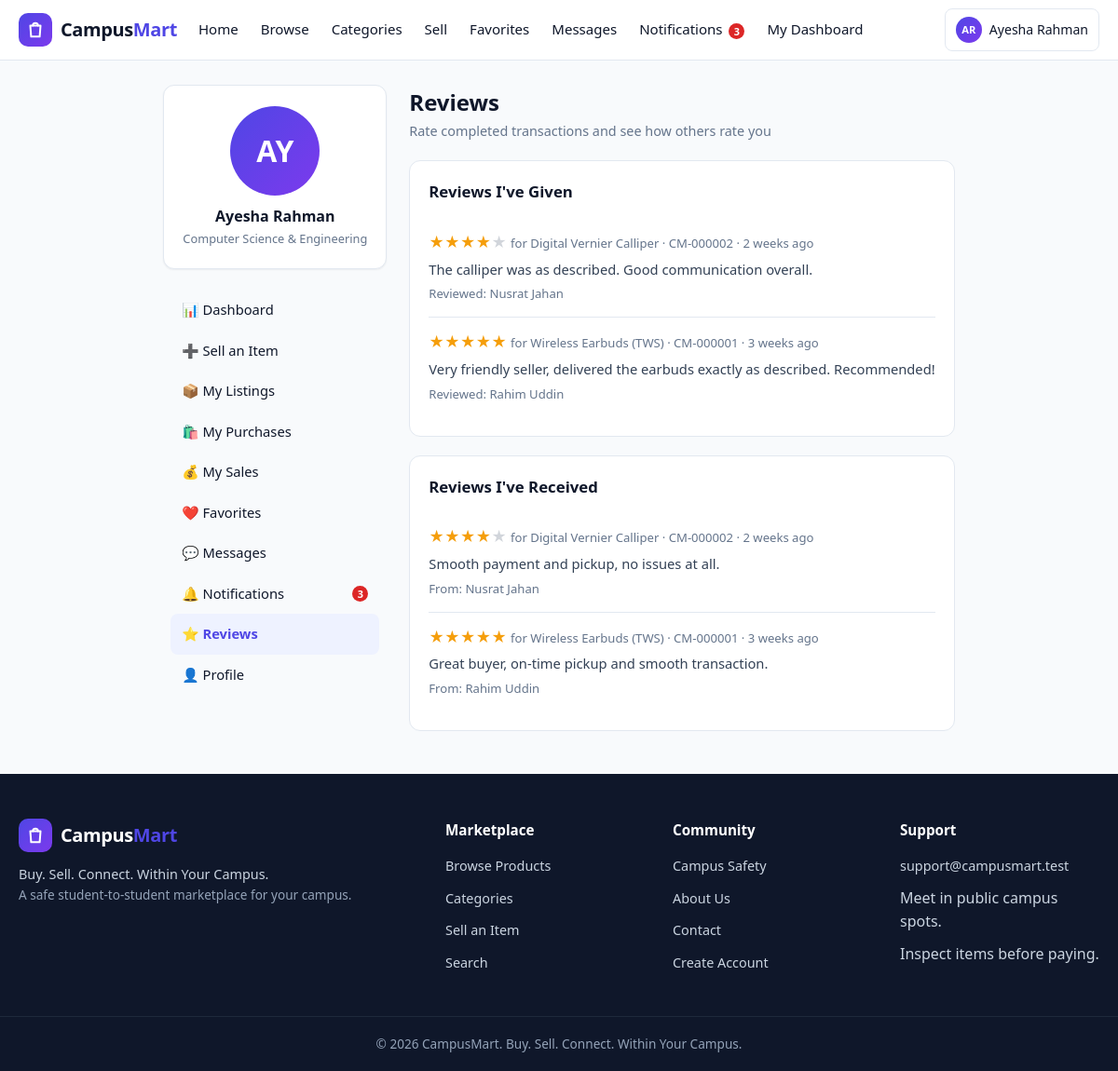
Page /user/reviews.php (signed in) on the committed database.
### tables this page shows
CREATE TABLE users (
  id INT UNSIGNED NOT NULL AUTO_INCREMENT,
  full_name VARCHAR(100) NOT NULL,
  student_id VARCHAR(30) NOT NULL,
  email VARCHAR(150) NOT NULL,
  phone VARCHAR(20) DEFAULT NULL,
  password_hash VARCHAR(255) NOT NULL,
  department VARCHAR(100) DEFAULT NULL,
  batch VARCHAR(30) DEFAULT NULL,
  hall VARCHAR(100) DEFAULT NULL,
  profile_image VARCHAR(255) DEFAULT NULL,
  role ENUM('student','admin') NOT NULL DEFAULT 'student',
  status ENUM('active','suspended') NOT NULL DEFAULT 'active',
  is_verified TINYINT(1) NOT NULL DEFAULT 0,
  created_at DATETIME NOT NULL DEFAULT CURRENT_TIMESTAMP,
  updated_at DATETIME NOT NULL DEFAULT CURRENT_TIMESTAMP ON UPDATE CURRENT_TIMESTAMP,
  PRIMARY KEY (id),
  UNIQUE KEY uq_users_student_id (student_id),
  UNIQUE KEY uq_users_email (email),
  KEY idx_users_status (status),
  KEY idx_users_role (role)
);

CREATE TABLE reviews (
  id INT UNSIGNED NOT NULL AUTO_INCREMENT,
  reviewer_id INT UNSIGNED NOT NULL,
  reviewed_user_id INT UNSIGNED NOT NULL,
  order_id INT UNSIGNED NOT NULL,
  rating TINYINT UNSIGNED NOT NULL,
  comment TEXT,
  status ENUM('approved','removed') NOT NULL DEFAULT 'approved',
  created_at DATETIME NOT NULL DEFAULT CURRENT_TIMESTAMP,
  PRIMARY KEY (id),
  UNIQUE KEY uq_reviews_order_reviewer (order_id, reviewer_id),
  KEY idx_reviews_reviewed (reviewed_user_id, status),
  CONSTRAINT fk_reviews_reviewer FOREIGN KEY (reviewer_id) REFERENCES users(id) ON DELETE RESTRICT,
  CONSTRAINT fk_reviews_reviewed FOREIGN KEY (reviewed_user_id) REFERENCES users(id) ON DELETE RESTRICT,
  CONSTRAINT fk_reviews_order FOREIGN KEY (order_id) REFERENCES orders(id) ON DELETE RESTRICT,
  CONSTRAINT chk_reviews_rating CHECK (rating BETWEEN 1 AND 5)
);

CREATE TABLE products (
  id INT UNSIGNED NOT NULL AUTO_INCREMENT,
  seller_id INT UNSIGNED NOT NULL,
  category_id INT UNSIGNED NOT NULL,
  title VARCHAR(200) NOT NULL,
  description TEXT NOT NULL,
  price DECIMAL(10,2) NOT NULL,
  condition_label ENUM('New','Like New','Good','Fair','Used') NOT NULL DEFAULT 'Good',
  quantity INT UNSIGNED NOT NULL DEFAULT 1,
  location VARCHAR(150) NOT NULL,
  contact_preference ENUM('In-app message','Phone','Both') NOT NULL DEFAULT 'In-app message',
  status ENUM('draft','pending','approved','active','reserved','sold','expired','rejected','removed') NOT NULL DEFAULT 'pending',
  reject_reason VARCHAR(500) DEFAULT NULL,
  views INT UNSIGNED NOT NULL DEFAULT 0,
  expires_at DATETIME NOT NULL,
  created_at DATETIME NOT NULL DEFAULT CURRENT_TIMESTAMP,
  updated_at DATETIME NOT NULL DEFAULT CURRENT_TIMESTAMP ON UPDATE CURRENT_TIMESTAMP,
  PRIMARY KEY (id),
  KEY idx_products_seller (seller_id),
  KEY idx_products_category (category_id),
  KEY idx_products_status (status),
  KEY idx_products_created (created_at),
  KEY idx_products_price (price),
  KEY idx_products_expires (expires_at),
  FULLTEXT KEY ft_products_search (title, description),
  CONSTRAINT fk_products_seller FOREIGN KEY (seller_id) REFERENCES users(id) ON DELETE RESTRICT,
  CONSTRAINT fk_products_category FOREIGN KEY (category_id) REFERENCES categories(id) ON DELETE RESTRICT,
  CONSTRAINT chk_products_price CHECK (price >= 0),
  CONSTRAINT chk_products_quantity CHECK (quantity >= 0)
);

CREATE TABLE orders (
  id INT UNSIGNED NOT NULL AUTO_INCREMENT,
  order_code VARCHAR(20) NOT NULL,
  buyer_id INT UNSIGNED NOT NULL,
  seller_id INT UNSIGNED NOT NULL,
  product_id INT UNSIGNED NOT NULL,
  quantity INT UNSIGNED NOT NULL DEFAULT 1,
  unit_price DECIMAL(10,2) NOT NULL,
  total_amount DECIMAL(10,2) NOT NULL,
  payment_method ENUM('cash','direct') NOT NULL DEFAULT 'cash',
  payment_status ENUM('pending','paid') NOT NULL DEFAULT 'pending',
  status ENUM('pending','accepted','ready','completed','rejected','cancelled') NOT NULL DEFAULT 'pending',
  pickup_location VARCHAR(200) DEFAULT NULL,
  pickup_time VARCHAR(150) DEFAULT NULL,
  status_history TEXT,
  created_at DATETIME NOT NULL DEFAULT CURRENT_TIMESTAMP,
  updated_at DATETIME NOT NULL DEFAULT CURRENT_TIMESTAMP ON UPDATE CURRENT_TIMESTAMP,
  completed_at DATETIME DEFAULT NULL,
  cancelled_at DATETIME DEFAULT NULL,
  PRIMARY KEY (id),
  UNIQUE KEY uq_orders_code (order_code),
  KEY idx_orders_buyer (buyer_id),
  KEY idx_orders_seller (seller_id),
  KEY idx_orders_product (product_id),
  KEY idx_orders_status (status),
  CONSTRAINT fk_orders_buyer FOREIGN KEY (buyer_id) REFERENCES users(id) ON DELETE RESTRICT,
  CONSTRAINT fk_orders_seller FOREIGN KEY (seller_id) REFERENCES users(id) ON DELETE RESTRICT,
  CONSTRAINT fk_orders_product FOREIGN KEY (product_id) REFERENCES products(id) ON DELETE RESTRICT,
  CONSTRAINT chk_orders_quantity CHECK (quantity > 0),
  CONSTRAINT chk_orders_total CHECK (total_amount >= 0)
);

### user/reviews.php (the view, shortened to what the rows shown need)
<?php
require_login();
$pdo = db();
$userId = current_user_id();
$given = $pdo->prepare(
    'SELECT r.*, o.order_code, o.product_id, p.title AS product_title, u.full_name AS reviewed_name
     FROM reviews r
     JOIN orders o ON o.id = r.order_id
     JOIN products p ON p.id = o.product_id
     JOIN users u ON u.id = r.reviewed_user_id
     WHERE r.reviewer_id = ?
     ORDER BY r.created_at DESC LIMIT 50'
);
$given->execute([$userId]);
$given = $given->fetchAll();
$received = $pdo->prepare(
    'SELECT r.*, o.order_code, o.product_id, p.title AS product_title, u.full_name AS reviewer_name
     FROM reviews r
     JOIN orders o ON o.id = r.order_id
     JOIN products p ON p.id = o.product_id
     JOIN users u ON u.id = r.reviewer_id
     WHERE r.reviewed_user_id = ?
     ORDER BY r.created_at DESC LIMIT 50'
);
$received->execute([$userId]);
$received = $received->fetchAll();
require __DIR__ . '/../includes/header.php';
?>
<div class="dash-wrap">
  <?php require __DIR__ . '/_sidebar.php'; ?>
  <main class="dash-main">
    <div class="dash-header">
      <div>
        <h1>Reviews</h1>
      </div>
    </div>
    <div class="dash-section">
      <?php if (empty($given)): ?>
        <p class="text-muted text-small">You have not written any reviews yet.</p>
      <?php else: ?>
        <?php foreach ($given as $r): ?>
          <div class="review-row">
            <div>
              <?= rating_stars((float)$r['rating']) ?>
              <span class="text-small text-muted">for <?= e($r['product_title']) ?> · <?= e($r['order_code']) ?> · <?= e(time_ago($r['created_at'])) ?></span>
            </div>
            <div class="review-by"><?= e($r['comment']) ?></div>
            <div class="text-small text-muted">Reviewed: <?= e($r['reviewed_name']) ?></div>
          </div>
        <?php endforeach; ?>
      <?php endif; ?>
    </div>
    <div class="dash-section">
      <?php if (empty($received)): ?>
        <p class="text-muted text-small">No one has reviewed you yet. Complete transactions to start earning ratings.</p>
      <?php else: ?>
        <?php foreach ($received as $r): ?>
          <div class="review-row">
            <div>
              <?= rating_stars((float)$r['rating']) ?>
              <span class="text-small text-muted">for <?= e($r['product_title']) ?> · <?= e($r['order_code']) ?> · <?= e(time_ago($r['created_at'])) ?></span>
            </div>
            <div class="review-by"><?= e($r['comment']) ?></div>
            <div class="text-small text-muted">From: <?= e($r['reviewer_name']) ?></div>
          </div>
        <?php endforeach; ?>
      <?php endif; ?>
    </div>
  </main>
</div>
<?php require __DIR__ . '/../includes/footer.php'; ?>

### includes/navbar.php (shortened to what the rows shown need)
<?php
$navUser = current_user();
function nav_initials(array $user): string
{
    $words = preg_split('/\s+/', trim($user['full_name']));
    $initials = '';
    foreach (array_slice($words ?: [], 0, 2) as $w) {
        $initials .= mb_substr($w, 0, 1);
    }
    return strtoupper($initials ?: 'U');
}
?>
<header class="navbar">
  <div class="nav-container">
    <nav class="nav-links" id="navLinks" aria-label="Main navigation">
      <ul class="nav-actions">
        <?php if (!$navUser): ?>
          <li><a class="btn btn-ghost btn-sm" href="<?= e(APP_BASE_URL . '/login.php') ?>">Login</a></li>
          <li><a class="btn btn-primary btn-sm" href="<?= e(APP_BASE_URL . '/register.php') ?>">Register</a></li>
        <?php else: ?>
          <li class="nav-user">
            <a class="user-chip" href="<?= e(APP_BASE_URL . ($navUser['role'] === 'admin' ? '/admin/dashboard.php' : '/user/profile.php')) ?>">
              <span class="avatar avatar-xs" data-initials="<?= e(nav_initials($navUser)) ?>"></span>
              <span class="user-name"><?= e($navUser['full_name']) ?></span>
            </a>
          </li>
        <?php endif; ?>
      </ul>
    </nav>
  </div>
</header>

### user/_sidebar.php (shortened to what the rows shown need)
<?php
$u = current_user();
?>
<aside class="dash-side">
  <div class="card dash-profile">
    <span class="avatar avatar-lg" data-initials="<?= e(strtoupper(substr($u['full_name'], 0, 2))) ?>">
    </span>
    <div class="name"><?= e($u['full_name']) ?></div>
    <div class="role"><?= e($u['department'] ?? 'Student') ?></div>
  </div>
</aside>

### includes/functions.php (shortened to what the rows shown need)
<?php
function db(): PDO
{
    static $pdo = null;
    if ($pdo === null) {
        try {
            $dsn = 'mysql:host=' . DB_HOST . ';dbname=' . DB_NAME . ';charset=' . DB_CHARSET;
            $pdo = new PDO($dsn, DB_USER, DB_PASS, [
                PDO::ATTR_ERRMODE            => PDO::ERRMODE_EXCEPTION,
                PDO::ATTR_DEFAULT_FETCH_MODE => PDO::FETCH_ASSOC,
                PDO::ATTR_EMULATE_PREPARES   => false,
            ]);
        } catch (PDOException $e) {
            http_response_code(500);
            require BASE_PATH . '/404.php';
            exit('Database connection failed.');
        }
    }
    return $pdo;
}
function e(mixed $value): string
{
    return htmlspecialchars((string)$value, ENT_QUOTES, 'UTF-8');
}
function is_logged_in(): bool
{
    return !empty($_SESSION['user_id']);
}
function current_user(): ?array
{
    static $user = null;
    if ($user === null) {
        $st = db()->prepare('SELECT * FROM users WHERE id = ?');
        $st->execute([(int)$_SESSION['user_id']]);
        $user = $st->fetch() ?: null;
    }
    return $user;
}
function require_login(): void
{
    $user = current_user();
}
function time_ago(?string $datetime): string
{
    $ts = strtotime($datetime);
    $diff = time() - $ts;
    $units = [
        31536000 => 'year', 2592000 => 'month', 604800 => 'week',
        86400 => 'day', 3600 => 'hour', 60 => 'minute',
    ];
    foreach ($units as $secs => $label) {
        if ($diff >= $secs) {
            $n = (int)floor($diff / $secs);
            return $n . ' ' . $label . ($n > 1 ? 's' : '') . ' ago';
        }
    }
    return 'just now';
}
function rating_stars(float $rating): string
{
    $full = (int)floor($rating);
    $half = ($rating - $full) >= 0.5;
    $out = '';
    for ($i = 1; $i <= 5; $i++) {
        if ($i <= $full) {
            $out .= '<span class="star filled">★</span>';
        } elseif ($i === $full + 1 && $half) {
            $out .= '<span class="star half">★</span>';
        } else {
            $out .= '<span class="star">★</span>';
        }
    }
    return $out;
}

### rows in the picture
users: full_name "Ayesha Rahman", department "Computer Science & Engineering"
reviews: products.title "Digital Vernier Calliper", order.order_code "CM-000002", created_at "2 weeks ago", comment "The calliper was as described. Good communication overall.", reviewed_user.full_name "Nusrat Jahan"
reviews: products.title "Wireless Earbuds (TWS)", order.order_code "CM-000001", created_at "3 weeks ago", comment "Very friendly seller, delivered the earbuds exactly as described. Recommended!", reviewed_user.full_name "Rahim Uddin"
reviews: products.title "Digital Vernier Calliper", order.order_code "CM-000002", created_at "2 weeks ago", comment "Smooth payment and pickup, no issues at all.", reviewer.full_name "Nusrat Jahan"
reviews: products.title "Wireless Earbuds (TWS)", order.order_code "CM-000001", created_at "3 weeks ago", comment "Great buyer, on-time pickup and smooth transaction.", reviewer.full_name "Rahim Uddin"

### other values in the picture
$navUnread "3"
$item[0] "📊"
$item[1] "Dashboard"
$item[0] "➕"
$item[1] "Sell an Item"
$item[0] "📦"
$item[1] "My Listings"
$item[0] "🛍️"
$item[1] "My Purchases"
$item[0] "💰"
$item[1] "My Sales"
$item[0] "❤️"
$item[1] "Favorites"
$item[0] "💬"
$item[1] "Messages"
